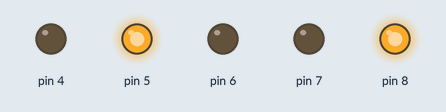
Recording of a sketch running on a simulated Arduino Pro Mini, built with avr-gcc and run on an emulated ATmega328P. Shown: output pins drawn as LEDs (lit = HIGH).

Above: at 0.18 s.
At 0.6 s:
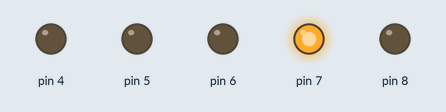
At 10.46 s:
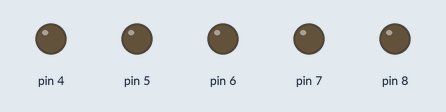
At 19.02 s:
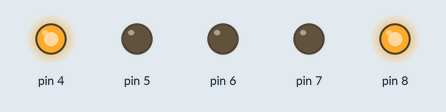
At 39.61 s:
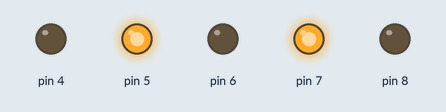
Timing chart, 0 to 40.0 s (numbered marks = the images above):
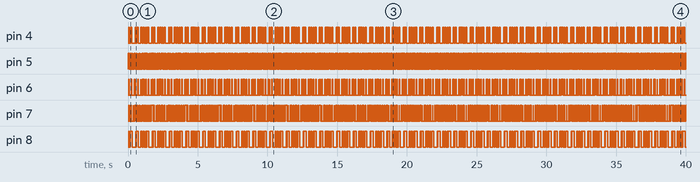

Measured:
- by itself, pin 5: goes 399 × (HIGH 0.06 s, LOW 0.06 s), then HIGH
- by itself, pin 4: repeats every 1.2 s: LOW 0.09 s, HIGH 0.09 s, LOW 0.24 s, HIGH 0.06 s, LOW 0.06 s, HIGH 0.09 s, LOW 0.21 s, HIGH 0.09 s, LOW 0.06 s, HIGH 0.09 s, LOW 0.09 s, HIGH 0.03 s
- by itself, pin 8: repeats every 1.2 s: LOW 0.06 s, HIGH 0.15 s, LOW 0.24 s, HIGH 0.03 s, LOW 0.03 s, HIGH 0.15 s, LOW 0.18 s, HIGH 0.09 s, LOW 0.06 s, HIGH 0.09 s, LOW 0.09 s, HIGH 0.03 s

The sketch:

POVClock.ino
```cpp
#include <Time.h>
#include <TimeLib.h>

/*
  POVCLock
  Turns the five LEDs on with respect to the 5x5 grid pattern for the respective numbers of the clock for 50 millisecond, then off for 50 milliseconds second, repeatedly.

  This code was debugged using an Arduino Pro Mini 5V 16MHz with the LEDs connected to the pins 4, 5, 6, 7, and 8. Currently, Only manual input of time works.

  Created on the 2nd day of November, 2016 by Jeremy Philemon
*/


// the setup function runs once when you press reset or power the board
void setup() {
  // initialize digital pin LED_BUILTIN as an output.
  pinMode(4, OUTPUT);
  pinMode(5, OUTPUT);
  pinMode(6, OUTPUT);
  pinMode(7, OUTPUT);
  pinMode(8, OUTPUT);
}

void loop() //Example displays time 12:42:08
{
   disp(1);
   disp(2);
   disp(42);
   disp(4);
   disp(2);
   disp(42);
   disp(0);
   disp(8);
}

void space() //Prints a space (All LEDs will be off)
{
    digitalWrite(4,LOW);
    digitalWrite(5,LOW);
    digitalWrite(6,LOW);
    digitalWrite(7,LOW);
    digitalWrite(8,LOW);
    delay(30);
}

void disp(int n) //Prints the number 'n' passed.
{
  switch(n)
  {
    case 1:
      space();
      num(0,1,0,0,0);
      num(1,1,1,1,1);
      space();
      space();
      break;
    case 2:
      num(0,1,0,0,1);
      num(1,0,0,0,1);
      num(1,0,0,1,1);
      num(1,0,1,0,1);
      num(0,1,0,0,1);
      break;
    case 3:
      space();
      num(1,0,0,0,1);
      num(1,0,1,0,1);
      num(1,0,1,0,1);
      num(0,1,0,1,0);
      break;
    case 4:
      num(0,1,1,0,0);
      num(0,1,0,1,0);
      num(1,0,0,1,0);
      num(1,1,1,1,1);
      num(0,0,0,1,0);
      break;
    case 5:
      num(1,1,1,0,1);
      num(1,0,1,0,1);
      num(1,0,1,0,1);
      num(1,0,1,0,1);
      num(1,0,0,1,0);
      break;
    case 6:
      num(0,1,1,1,0);
      num(1,0,1,0,1);
      num(1,0,1,0,1);
      num(1,0,1,0,1);
      num(0,0,0,1,0);
      break;
    case 7:
      num(1,0,0,0,0);
      num(1,0,0,0,0);
      num(1,0,1,1,1);
      num(1,1,0,0,0);
      num(1,0,0,0,0);
      break;
    case 8:
      num(0,1,0,1,0);
      num(1,0,1,0,1);
      num(1,0,1,0,1);
      num(1,0,1,0,1);
      num(0,1,0,1,0);
      break;
    case 9:
      space();
      num(1,1,1,0,0);
      num(1,0,1,0,0);
      num(1,0,1,0,0);
      num(1,1,1,1,1);
      break;
    case 0:
      num(0,1,1,1,0);
      num(1,0,0,0,1);
      num(1,0,0,0,1);
      num(1,0,0,0,1);
      num(0,1,1,1,0);
      break;
    case 42: //This prints a colon.
      num(0,0,0,0,0);
      num(0,0,0,0,0);
      num(0,1,0,1,0);
      num(0,0,0,0,0);
      num(0,0,0,0,0);
      break;
  }
}

void num(int a,int b,int c, int d, int e) //This is for one strip of 5 LEDs.
{
  digitalWrite(4,a);
  digitalWrite(5,b);
  digitalWrite(6,c);
  digitalWrite(7,d);
  digitalWrite(8,e);
  delay(30);
}
```
